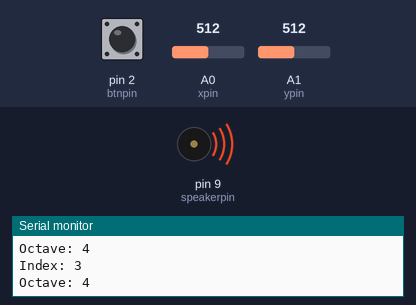
Simulated run of this sketch. Board: Arduino Uno, built with avr-gcc and run on an emulated ATmega328P. Parts: buzzer (waves = sounding), the last lines printed to the serial monitor. The test bench sets the inputs (shaded band); at power-on: pin 2 (btnpin) HIGH, A0 (xpin) = 512, A1 (ypin) = 512.

Above: at 1.2 s.
1.3 s: pin 2 (btnpin) pulled LOW for 0.15 s
At 1.8 s:
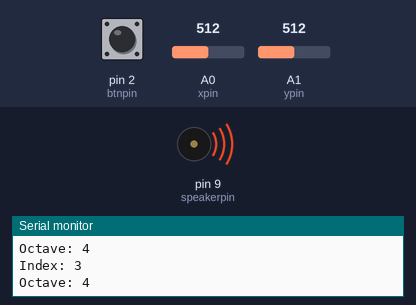
4.4 s: pin 2 (btnpin) pulled LOW for 1 s
At 5.4 s:
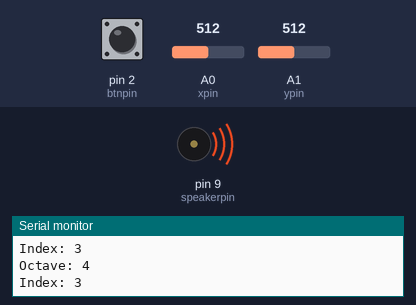
8.4 s: pin 2 (btnpin) driven LOW
At 9.0 s:
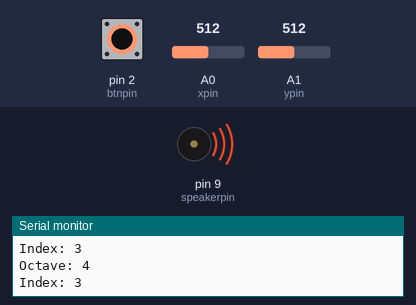
11.4 s: pin 2 (btnpin) driven HIGH
14.4 s: pin 2 (btnpin) pulsed LOW 5 times (0.12 s each, 0.3 s apart)
At 15.5 s:
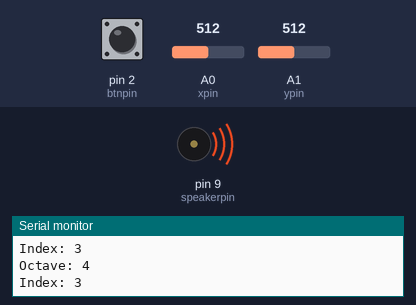
Timing chart, 0 to 17.4 s (numbered marks = the images above; inputs shaded):
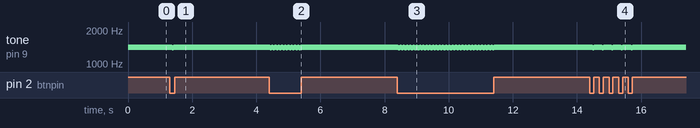

Measured:
- after the input at 1.3 s, tone on pin 9 (speakerpin): 1400 Hz → 1405 Hz at once, → 1395 Hz 0.05 s later, → 1405 Hz 0.05 s later, → 1400 Hz 0.05 s later
- after the input at 4.4 s, tone on pin 9 (speakerpin): 1400 Hz → 1395 Hz at once, then repeats every 0.10 s: 1405 Hz 0.05 s, 1395 Hz 0.05 s, until it stays 1400 Hz from 5.4 s
- after the input at 8.4 s, tone on pin 9 (speakerpin): alternates 1405 Hz for 0.05 s and 1395 Hz for 0.05 s, starting at once
- after the input at 14.4 s, tone on pin 9 (speakerpin): 1400 Hz → 1405 Hz at once, then repeats every 0.30 s: 1395 Hz 0.05 s, 1400 Hz 0.19 s, 1405 Hz 0.05 s, until it stays 1400 Hz from 15.7 s

The sketch:

joystick_music.ino
```cpp
// Constants and Variables

const int xpin       = A0;
const int ypin       = A1;
const int btnpin     = 2;
const int speakerpin = 9;

const int octave_multiplier = 2;

int vibnote = 5;

int xinput, yinput, btninput;

int idx, octave, vibrato;


//                C3   D3   E3   F3   G3   A3   B3
int notes[7] = { 130, 147, 165, 175, 196, 220, 247 };

void setup() {
    pinMode( btnpin,     INPUT_PULLUP );
    pinMode( speakerpin, OUTPUT       );
    Serial.begin( 9600 );
}

void loop() {
    xinput   = analogRead( xpin );
    yinput   = analogRead( ypin );

    vibrato = digitalRead( btnpin ); // Since this is a pullup pin

    idx    = map( xinput, 0, 1023, 0, 6 );
    octave = map( yinput, 0, 1023, 1, 7 );

    String stridx = "Index: ";
    String stroct = "Octave: ";

    stridx += idx;
    stroct += octave;

    Serial.println( stridx );
    Serial.println( stroct );

    if (vibrato == LOW) {
      tone( speakerpin, notes[idx] * octave * octave_multiplier + vibnote );
      vibnote *= -1;
      delay( 50 );
    } else {
      tone( speakerpin, notes[idx] * octave * octave_multiplier );
    }
}
```
